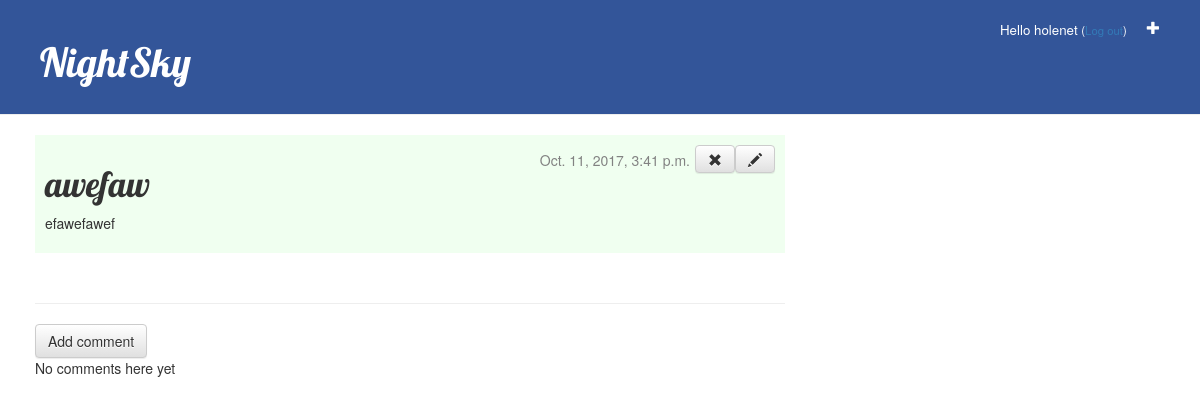
Screenshot of /cloud/post/1/ (signed in) with the database file from the repository.
### cloud/models.py (models this page shows, shortened)
class Post(models.Model):
    author = models.ForeignKey('auth.User')
    title = models.CharField(max_length=200)
    text = models.TextField()
    published_date = models.DateTimeField(default=timezone.now)

### cloud/views.py (the view)
# urls.py: url(r'^post/(?P<post_id>[0-9]+)/$', views.post_detail, name='post_detail'),
@login_required
def post_detail(request, post_id):
    post = get_object_or_404(Post, pk=post_id)
    if 'JSON' in request.GET:
        data = dict(
            title=post.title,
            author=str(post.author),
        )
        return JsonResponse(data, safe=False)
    else:
        return render(request, 'cloud/post_detail.html', {'post': post})

### templates/cloud/post_detail.html (shortened to what this page needs)
{% extends 'cloud/base.html' %}
{% block content %}
	<div class="post">
		{% if user.is_authenticated %}
			<a class="btn btn-default" style="float: right" href="{% url 'cloud:post_edit' post_id=post.pk %}"><span class="glyphicon glyphicon-pencil"></span></a>
			<a class="btn btn-default" style="float: right" href="{% url 'cloud:post_delete' post_id=post.pk %}"><span class="glyphicon glyphicon-remove"></span></a>
		{% endif %}
		{% if post.published_date %}
			<div class="date">
				{{ post.published_date }}
			</div>
		{% endif %}
		<h1>{{ post.title }}</h1>
		<p>{{ post.text|linebreaksbr }}</p>
	</div>
	<hr>
	<a class="btn btn-default" href="{% url 'cloud:add_comment_to_post' post_id=post.pk %}">Add comment</a>
	{% for comment in post.comments.all %}
		<div class="comment">
			<div class="date">
				{{ comment.created_date }}
				<a class="btn btn-default" href="{% url 'cloud:comment_delete' comment_id=comment.pk %}"><span class="glyphicon glyphicon-remove"></span></a>
			</div>
			<strong>{{ comment.author }}</strong>
			<p>{{ comment.text }}</p>
		</div>
	{% empty %}
		<p>No comments here yet</p>
	{% endfor %}
{% endblock %}

### templates/cloud/base.html (shortened to what this page needs)
{% load staticfiles %}
<html>
	<head>
		<link rel="stylesheet" href="//maxcdn.bootstrapcdn.com/bootstrap/3.2.0/css/bootstrap.min.css">
		<link rel="stylesheet" href="//maxcdn.bootstrapcdn.com/bootstrap/3.2.0/css/bootstrap-theme.min.css">
		<link rel="stylesheet" href="{% static 'style/style.css' %}">
	</head>
	<body>
		<div class="page-header">
			{% if user.is_authenticated %}
				<a href="{% url 'cloud:post_new' %}" class="top-menu"><span class="glyphicon glyphicon-plus"></span></a>
				<p class="top-menu">Hello {{ user.username }} <small>(<a href="{% url 'logout' %}">Log out</a>)</small></p>
			{% else %}
				<a href="{% url 'login' %}" class="top-menu"><span class="glyphicon glyphicon-lock"></span></a>
			{% endif %}
			<h1><a href="{% url 'cloud:post_list' %}">NightSky</a></h1>
		</div>
		<div class="content container">
			<div class="row">
				<div class="col-md-8">
				{% block content %}
				{% endblock %}
				</div>
			</div>
		</div>
	</body>
</html>

### cloud/static/style/style.css (style rules this page uses)
.page-header { background-color: #335599; margin-top: 0; padding: 20px 20px 20px 40px; }
.page-header h1, .page-header h1 a, .page-header h1 a:visited, .page-header h1 a:active { color: #ffffff; font-size: 30pt; text-decoration: none; }
.content { margin-left: 20px; }
h1 { font-size: 26pt; }
h1, h2, h3, h4 { font-family: 'Lobster', cursive; }
.date { color: #828282; float: right; padding: 5px; }
.top-menu, .top-menu:hover, .top-menu:visited { color: #ffffff; float: right; font-size: 10pt; margin-right: 20px; }
.post { background-color: honeydew; padding: 10px; margin-bottom: 50px; }

### rows the page displays
Post: published_date "Oct. 11, 2017, 3:41 p.m.", title "awefaw", text "efawefawef"

### other values shown
{{ user.username }} "holenet"
